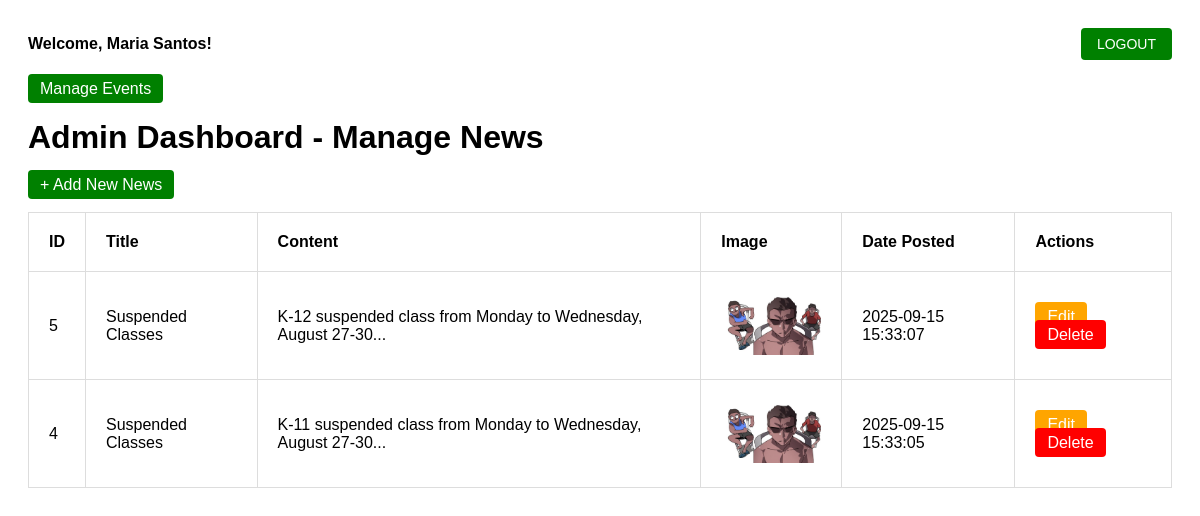
/admin_news_dashboard.php (signed in), run on the app's committed database.
### tables this page shows
CREATE TABLE `news` (
  `id` int(11) NOT NULL,
  `title` varchar(255) NOT NULL,
  `content` text NOT NULL,
  `image` varchar(255) DEFAULT NULL,
  `created_at` timestamp NOT NULL DEFAULT current_timestamp()
);

### admin_news_dashboard.php (the view, shortened to what this page needs)
<?php
include 'login-checker.php';
$adminName = htmlspecialchars($_SESSION['first_name'] . " " . $_SESSION['last_name']);
$result = $conn->query("SELECT * FROM news ORDER BY id DESC");
?>
<!DOCTYPE html>
<html lang="en">
<head>
    <link rel="stylesheet" href="admin.design.css">
</head>
<body>
    <div class="header">
        <div class="welcome">Welcome, <?php echo $adminName; ?>!</div>
        <form method="post" action="logout.php">
            <button type="submit" class="btn-logout">LOGOUT</button>
        </form>
    </div>
    <a href="admin_event_dashboard.php" class="btn btn-add">Manage Events</a>
    <h1>Admin Dashboard - Manage News</h1>
    <a href="add_news.php" class="btn btn-add">+ Add New News</a>
    <br><br>
    <table>
        <tr>
            <th>ID</th>
            <th>Title</th>
            <th>Content</th>
            <th>Image</th>
            <th>Date Posted</th>
            <th>Actions</th>
        </tr>
        <?php while ($row = $result->fetch_assoc()): ?>
        <tr>
            <td><?php echo $row['id']; ?></td>
            <td><?php echo $row['title']; ?></td>
            <td><?php echo substr($row['content'], 0, 100) . '...'; ?></td>
            <td>
                <?php if (!empty($row['image'])): ?>
                    <img src="uploads/<?php echo $row['image']; ?>" width="100">
                <?php else: ?>
                    No Image
                <?php endif; ?>
            </td>
            <td><?php echo $row['created_at']; ?></td>
            <td>
                <a href="edit_news.php?id=<?php echo $row['id']; ?>" class="btn btn-edit">Edit</a>
                <a href="delete_news.php?id=<?php echo $row['id']; ?>" class="btn btn-delete" onclick="return confirm('Delete this news?')">Delete</a>
            </td>
        </tr>
        <?php endwhile; ?>
    </table>
</body>
</html>

### admin.design.css (style rules this page uses)
body { font-family: Arial, sans-serif; padding: 20px; }
h1 { margin-bottom: 20px; }
table { width: 100%; border-collapse: collapse; }
table, th, td { border: 1px solid #ddd; }
th, td { padding: 20px; text-align: left; }
a { text-decoration: none; color: white; }
.btn { padding: 6px 12px; border: none; cursor: pointer; border-radius: 4px; }
.btn-add { background: green; }
.btn-edit { background: orange; }
.btn-delete { background: red; }
.header { display: flex; justify-content: space-between; align-items: center; margin-bottom: 20px; }
.welcome { font-weight: bold; font-size: 16px; }
.btn-logout { padding: 6px 12px; background: red; color: white; border: none; border-radius: 4px; cursor: pointer; font-size: 14px; }
form button[type="submit"] { padding: 8px 16px; background: green; color: white; border: none; border-radius: 4px; cursor: pointer; }

### data on the page
news: id "5", title "Suspended Classes", content "K-12 suspended class from Monday to Wednesday, August 27-30", image (picture), created_at "2025-09-15 15:33:07"
news: id "4", title "Suspended Classes", content "K-11 suspended class from Monday to Wednesday, August 27-30", image (picture), created_at "2025-09-15 15:33:05"

### other printed values
$adminName "Maria Santos"
